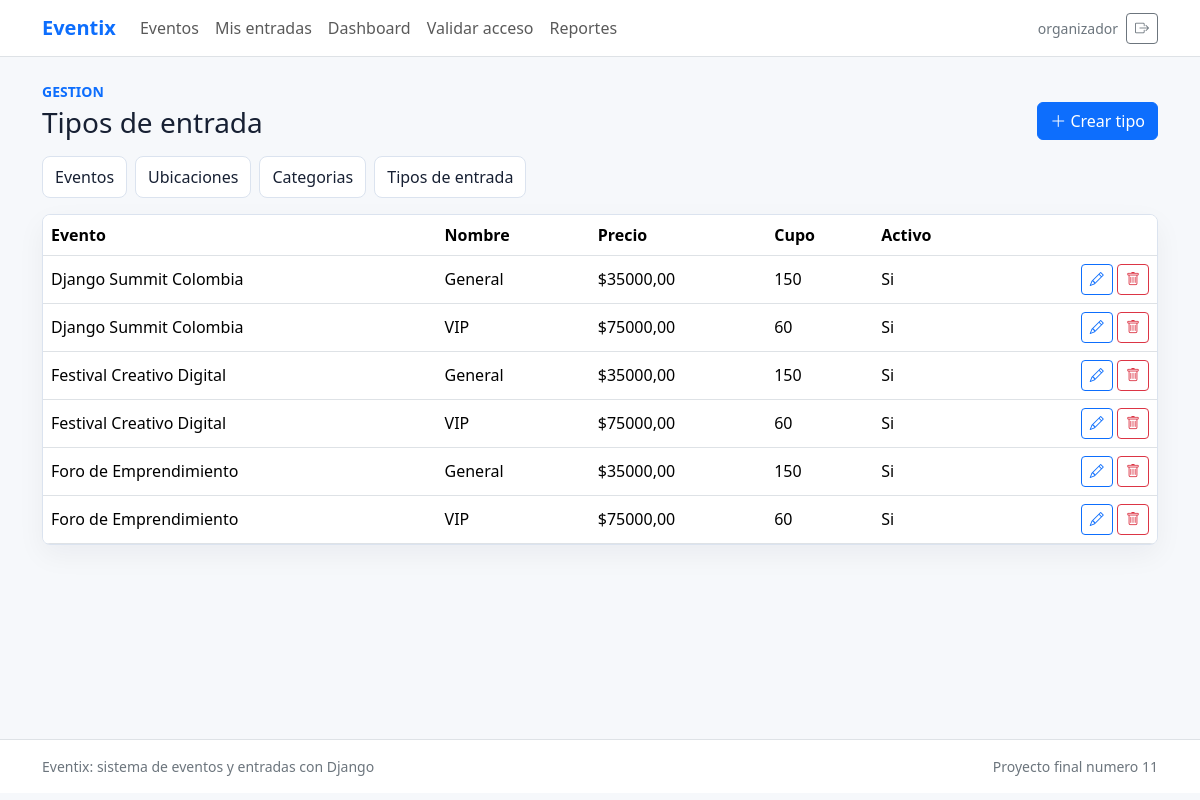
The app's page /gestion/tipos-entrada/ (signed in) with its own data.
### eventos/models.py (models this page shows, shortened)
class TipoEntrada(models.Model):
    evento = models.ForeignKey(Evento, on_delete=models.CASCADE, related_name='tipos_entrada')
    nombre = models.CharField(max_length=80)
    precio = models.DecimalField(max_digits=10, decimal_places=2, default=0)
    cupo = models.PositiveIntegerField()
    activo = models.BooleanField(default=True)
    class Meta:
        ordering = ['evento', 'precio']
        unique_together = ['evento', 'nombre']
        verbose_name = 'tipo de entrada'
        verbose_name_plural = 'tipos de entrada'

class Evento(models.Model):
    BORRADOR = 'borrador'
    PUBLICADO = 'publicado'
    FINALIZADO = 'finalizado'
    CANCELADO = 'cancelado'
    ESTADOS = [
        (BORRADOR, 'Borrador'),
        (PUBLICADO, 'Publicado'),
        (FINALIZADO, 'Finalizado'),
        (CANCELADO, 'Cancelado'),
    ]
    titulo = models.CharField(max_length=140)
    descripcion = models.TextField()
    categoria = models.ForeignKey(Categoria, on_delete=models.PROTECT, related_name='eventos')
    ubicacion = models.ForeignKey(Ubicacion, on_delete=models.PROTECT, related_name='eventos')
    organizador = models.ForeignKey(User, on_delete=models.PROTECT, related_name='eventos_creados')
    fecha_inicio = models.DateTimeField()
    fecha_fin = models.DateTimeField()
    capacidad = models.PositiveIntegerField()
    estado = models.CharField(max_length=20, choices=ESTADOS, default=PUBLICADO)
    imagen_url = models.URLField('URL de imagen', blank=True)
    creado = models.DateTimeField(auto_now_add=True)
    actualizado = models.DateTimeField(auto_now=True)
    class Meta:
        ordering = ['fecha_inicio']
        verbose_name = 'evento'
        verbose_name_plural = 'eventos'

### eventos/views.py (the view)
# urls.py: path('gestion/tipos-entrada/', views.tipos_admin, name='tipos_admin'),
@login_required
@organizador_required
def tipos_admin(request):
    tipos = TipoEntrada.objects.select_related('evento')
    return render(request, 'eventos/tipos_admin.html', {'tipos': tipos})

### eventos/context_processors.py (called while the page is built)
def roles(request):
    user = request.user
    es_organizador = False
    if user.is_authenticated:
        es_organizador = user.is_staff or user.groups.filter(name='Organizador').exists()
    return {'es_organizador': es_organizador}

### eventos/views.py (called while the page is built)
def es_organizador(user):
    return user.is_authenticated and (
        user.is_staff or user.groups.filter(name='Organizador').exists()
    )

### eventos/templates/eventos/tipos_admin.html (shortened to what this page needs)
{% extends 'base.html' %}
{% block content %}
<div class="manager-heading">
  <div>
    <p class="text-uppercase small fw-semibold text-primary mb-1">Gestion</p>
    <h1 class="h3 mb-0">Tipos de entrada</h1>
  </div>
  <a class="btn btn-primary" href="{% url 'tipo_crear' %}"><i class="bi bi-plus-lg"></i> Crear tipo</a>
</div>
<div class="manager-tabs mb-3">
  <a href="{% url 'eventos_admin' %}">Eventos</a>
  <a href="{% url 'ubicaciones_admin' %}">Ubicaciones</a>
  <a href="{% url 'categorias_admin' %}">Categorias</a>
  <a href="{% url 'tipos_admin' %}">Tipos de entrada</a>
</div>
<div class="table-responsive data-panel">
  <table class="table align-middle mb-0">
    <thead><tr><th>Evento</th><th>Nombre</th><th>Precio</th><th>Cupo</th><th>Activo</th><th></th></tr></thead>
    <tbody>
      {% for tipo in tipos %}
        <tr>
          <td>{{ tipo.evento.titulo }}</td>
          <td>{{ tipo.nombre }}</td>
          <td>${{ tipo.precio }}</td>
          <td>{{ tipo.cupo }}</td>
          <td>{{ tipo.activo|yesno:'Si,No' }}</td>
          <td class="text-end">
            <a class="btn btn-sm btn-outline-primary" href="{% url 'tipo_editar' tipo.pk %}"><i class="bi bi-pencil"></i></a>
            <a class="btn btn-sm btn-outline-danger" href="{% url 'tipo_eliminar' tipo.pk %}"><i class="bi bi-trash"></i></a>
          </td>
        </tr>
      {% endfor %}
    </tbody>
  </table>
</div>
{% endblock %}

### templates/base.html (shortened to what this page needs)
{% load static %}
<!doctype html>
<html lang="es">
<head>
  <link href="https://cdn.jsdelivr.net/npm/bootstrap@5.3.6/dist/css/bootstrap.min.css" rel="stylesheet">
  <link href="https://cdn.jsdelivr.net/npm/bootstrap-icons@1.11.3/font/bootstrap-icons.min.css" rel="stylesheet">
  <link href="{% static 'css/styles.css' %}" rel="stylesheet">
</head>
<body>
  <nav class="navbar navbar-expand-lg navbar-light bg-white border-bottom sticky-top">
    <div class="container">
      <a class="navbar-brand fw-bold text-primary" href="{% url 'home' %}">Eventix</a>
      <div class="collapse navbar-collapse" id="navbarMain">
        <ul class="navbar-nav me-auto mb-2 mb-lg-0">
          <li class="nav-item"><a class="nav-link" href="{% url 'home' %}">Eventos</a></li>
          {% if user.is_authenticated %}
            <li class="nav-item"><a class="nav-link" href="{% url 'mis_entradas' %}">Mis entradas</a></li>
          {% endif %}
          {% if es_organizador %}
            <li class="nav-item"><a class="nav-link" href="{% url 'dashboard' %}">Dashboard</a></li>
            <li class="nav-item"><a class="nav-link" href="{% url 'validar_acceso' %}">Validar acceso</a></li>
            <li class="nav-item"><a class="nav-link" href="{% url 'reportes' %}">Reportes</a></li>
          {% endif %}
        </ul>
        <div class="d-flex align-items-center gap-2">
          {% if user.is_authenticated %}
            <span class="small text-secondary d-none d-md-inline">{{ user.username }}</span>
            <form method="post" action="{% url 'logout' %}">
              <button class="btn btn-outline-secondary btn-sm" title="Cerrar sesion">
                <i class="bi bi-box-arrow-right"></i>
              </button>
            </form>
          {% else %}
            <a class="btn btn-outline-primary btn-sm" href="{% url 'login' %}">Entrar</a>
            <a class="btn btn-primary btn-sm" href="{% url 'registro' %}">Registro</a>
          {% endif %}
        </div>
      </div>
    </div>
  </nav>
  <main class="page-shell">
    <div class="container py-4">
      {% block content %}{% endblock %}
    </div>
  </main>
  <footer class="border-top bg-white py-3">
    <div class="container small text-secondary d-flex flex-column flex-md-row justify-content-between gap-2">
      <span>Eventix: sistema de eventos y entradas con Django</span>
      <span>Proyecto final numero 11</span>
    </div>
  </footer>
</body>
</html>

### static/css/styles.css (style rules this page uses)
:root { --ink: #172033; --muted: #64748b; --paper: #ffffff; --soft: #f6f8fb; --line: #dbe3ef; --primary: #2563eb; --teal: #0f766e; --amber: #f59e0b; }
body { background: var(--soft); color: var(--ink); }
.page-shell { min-height: calc(100vh - 118px); }
.navbar-brand { letter-spacing: 0; }
.filter-bar, .auth-panel, .checkout-panel, .form-panel, .delete-panel, .side-panel, .detail-panel, .data-panel, .chart-panel, .ticket-main, .ticket-qr { background: var(--paper); border: 1px solid var(--line); border-radius: 8px; box-shadow: 0 10px 28px rgba(15, 23, 42, .05); }
.manager-heading { display: flex; justify-content: space-between; align-items: end; gap: 16px; margin-bottom: 16px; }
.manager-tabs { display: flex; flex-wrap: wrap; gap: 8px; }
.manager-tabs a { color: var(--ink); text-decoration: none; border: 1px solid var(--line); border-radius: 8px; padding: 8px 12px; background: var(--paper); }

### records on screen
TipoEntrada: evento.titulo "Django Summit Colombia", nombre "General", precio "35000,00", cupo "150", activo "Si"
TipoEntrada: evento.titulo "Django Summit Colombia", nombre "VIP", precio "75000,00", cupo "60", activo "Si"
TipoEntrada: evento.titulo "Festival Creativo Digital", nombre "General", precio "35000,00", cupo "150", activo "Si"
TipoEntrada: evento.titulo "Festival Creativo Digital", nombre "VIP", precio "75000,00", cupo "60", activo "Si"
TipoEntrada: evento.titulo "Foro de Emprendimiento", nombre "General", precio "35000,00", cupo "150", activo "Si"
TipoEntrada: evento.titulo "Foro de Emprendimiento", nombre "VIP", precio "75000,00", cupo "60", activo "Si"

### other values on screen
{{ user.username }} "organizador"
